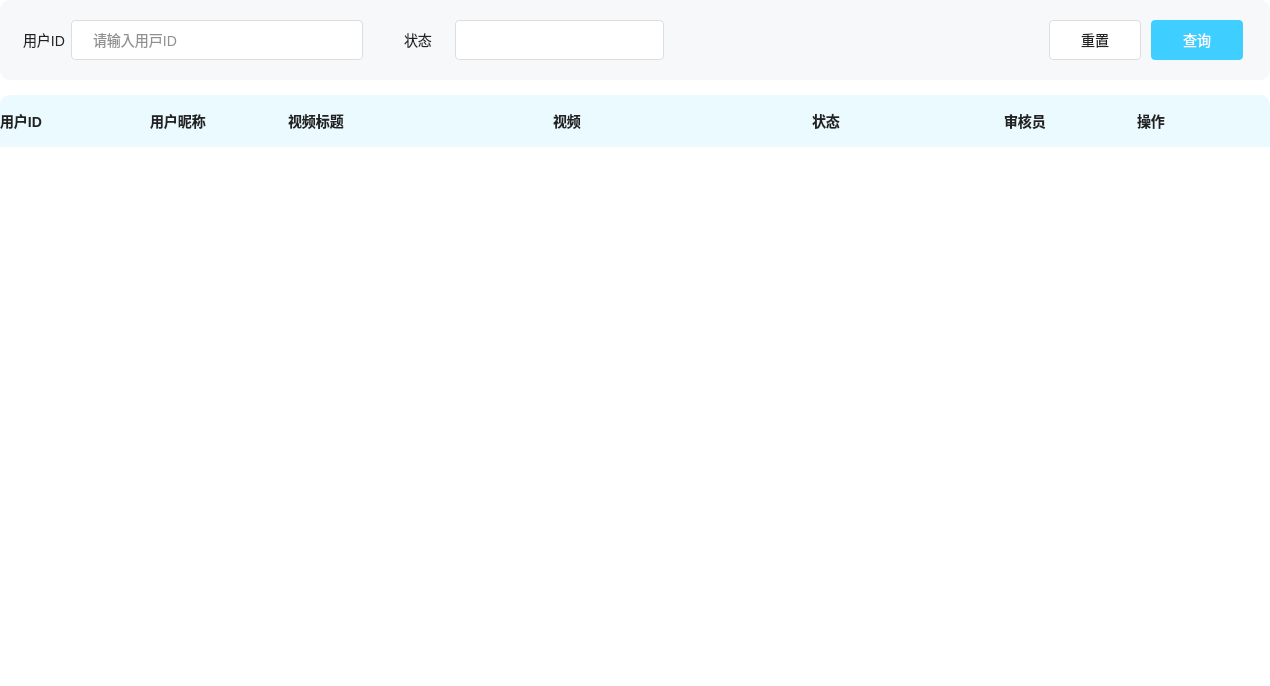
<?xml version="1.0" encoding="UTF-8"?>
<ui version="4.0">
 <class>CheckTable</class>
 <widget class="QWidget" name="CheckTable">
  <property name="geometry">
   <rect>
    <x>0</x>
    <y>0</y>
    <width>1270</width>
    <height>686</height>
   </rect>
  </property>
  <property name="windowTitle">
   <string>Form</string>
  </property>
  <property name="styleSheet">
   <string notr="true"/>
  </property>
  <layout class="QVBoxLayout" name="verticalLayout">
   <property name="spacing">
    <number>0</number>
   </property>
   <property name="leftMargin">
    <number>0</number>
   </property>
   <property name="topMargin">
    <number>0</number>
   </property>
   <property name="rightMargin">
    <number>0</number>
   </property>
   <property name="bottomMargin">
    <number>0</number>
   </property>
   <item>
    <widget class="QWidget" name="checkTableBg" native="true">
     <property name="styleSheet">
      <string notr="true">#checkTableBg
{background:rgb(255, 255, 255)}
*{
font-size : 14px;
font-family : 微软雅⿊;
}
</string>
     </property>
     <layout class="QVBoxLayout" name="verticalLayout_2">
      <property name="spacing">
       <number>0</number>
      </property>
      <property name="leftMargin">
       <number>0</number>
      </property>
      <property name="topMargin">
       <number>0</number>
      </property>
      <property name="rightMargin">
       <number>0</number>
      </property>
      <property name="bottomMargin">
       <number>0</number>
      </property>
      <item>
       <widget class="QWidget" name="inputBtnArea" native="true">
        <property name="minimumSize">
         <size>
          <width>0</width>
          <height>80</height>
         </size>
        </property>
        <property name="maximumSize">
         <size>
          <width>16777215</width>
          <height>80</height>
         </size>
        </property>
        <property name="styleSheet">
         <string notr="true">#inputBtnArea{
background-color: #f7f8fa;
border-radius: 10px;
}</string>
        </property>
        <layout class="QHBoxLayout" name="horizontalLayout">
         <property name="spacing">
          <number>41</number>
         </property>
         <property name="leftMargin">
          <number>23</number>
         </property>
         <property name="topMargin">
          <number>0</number>
         </property>
         <property name="rightMargin">
          <number>27</number>
         </property>
         <property name="bottomMargin">
          <number>0</number>
         </property>
         <item>
          <widget class="QWidget" name="videoUserIdBox" native="true">
           <property name="minimumSize">
            <size>
             <width>340</width>
             <height>0</height>
            </size>
           </property>
           <property name="maximumSize">
            <size>
             <width>340</width>
             <height>16777215</height>
            </size>
           </property>
           <layout class="QHBoxLayout" name="horizontalLayout_2">
            <property name="leftMargin">
             <number>0</number>
            </property>
            <property name="topMargin">
             <number>0</number>
            </property>
            <property name="rightMargin">
             <number>0</number>
            </property>
            <property name="bottomMargin">
             <number>0</number>
            </property>
            <item>
             <widget class="QLabel" name="idLabel">
              <property name="styleSheet">
               <string notr="true">color : #222222;</string>
              </property>
              <property name="text">
               <string>用户ID</string>
              </property>
             </widget>
            </item>
            <item>
             <widget class="QLineEdit" name="userldEdit">
              <property name="minimumSize">
               <size>
                <width>0</width>
                <height>40</height>
               </size>
              </property>
              <property name="maximumSize">
               <size>
                <width>16777215</width>
                <height>40</height>
               </size>
              </property>
              <property name="styleSheet">
               <string notr="true">#userldEdit{
color : #222222;
background: rgb(255, 255, 255);
border-radius : 4px;
border: 1px solid #DCDEE0;
padding-left : 19px;
}</string>
              </property>
              <property name="placeholderText">
               <string>请输⼊⽤⼾ID</string>
              </property>
             </widget>
            </item>
           </layout>
          </widget>
         </item>
         <item>
          <widget class="QWidget" name="videoStatusBox" native="true">
           <property name="minimumSize">
            <size>
             <width>260</width>
             <height>0</height>
            </size>
           </property>
           <property name="maximumSize">
            <size>
             <width>260</width>
             <height>16777215</height>
            </size>
           </property>
           <property name="styleSheet">
            <string notr="true">#videoStatus {
background-color: #FFFFFF;
border: 1px solid #DCDEE0;
border-radius: 4px;
font-size: 14px;
line-height: 40px;
color: #222222;
padding-left: 16px;
}
#videoStatus::drop-down {
border: none;
width: 33px;
}
#videoStatus::down-arrow {
width: 15px;
background-color: transparent;
image: url(:/images/admin/triangle.png);
}
#videoStatus QAbstractItemView {
/* 去掉⿏标悬停在每个 item 上的虚线框 */
outline: 0px;
}
#videoStatus QAbstractItemView::item {
color: #222222;
padding-left:16px;
background-color: #fff;
height: 30px;
}
#videoStatus QAbstractItemView::item:selected {
background-color: #409CE1;
color: #FFFFFF;
}</string>
           </property>
           <layout class="QHBoxLayout" name="horizontalLayout_3">
            <property name="spacing">
             <number>7</number>
            </property>
            <property name="leftMargin">
             <number>0</number>
            </property>
            <property name="topMargin">
             <number>0</number>
            </property>
            <property name="rightMargin">
             <number>0</number>
            </property>
            <property name="bottomMargin">
             <number>0</number>
            </property>
            <item>
             <widget class="QLabel" name="status">
              <property name="minimumSize">
               <size>
                <width>44</width>
                <height>0</height>
               </size>
              </property>
              <property name="maximumSize">
               <size>
                <width>44</width>
                <height>16777215</height>
               </size>
              </property>
              <property name="styleSheet">
               <string notr="true">color : #222222;
</string>
              </property>
              <property name="text">
               <string>状态</string>
              </property>
             </widget>
            </item>
            <item>
             <widget class="QComboBox" name="videoStatus">
              <property name="minimumSize">
               <size>
                <width>0</width>
                <height>40</height>
               </size>
              </property>
              <property name="maximumSize">
               <size>
                <width>16777215</width>
                <height>40</height>
               </size>
              </property>
             </widget>
            </item>
           </layout>
          </widget>
         </item>
         <item>
          <spacer name="horizontalSpacer">
           <property name="orientation">
            <enum>Qt::Orientation::Horizontal</enum>
           </property>
           <property name="sizeHint" stdset="0">
            <size>
             <width>300</width>
             <height>20</height>
            </size>
           </property>
          </spacer>
         </item>
         <item>
          <widget class="QWidget" name="btnOperatorBox" native="true">
           <property name="minimumSize">
            <size>
             <width>194</width>
             <height>0</height>
            </size>
           </property>
           <property name="maximumSize">
            <size>
             <width>194</width>
             <height>16777215</height>
            </size>
           </property>
           <layout class="QHBoxLayout" name="horizontalLayout_4">
            <property name="spacing">
             <number>10</number>
            </property>
            <property name="leftMargin">
             <number>0</number>
            </property>
            <property name="topMargin">
             <number>0</number>
            </property>
            <property name="rightMargin">
             <number>0</number>
            </property>
            <property name="bottomMargin">
             <number>0</number>
            </property>
            <item>
             <widget class="QPushButton" name="resetBtn">
              <property name="minimumSize">
               <size>
                <width>0</width>
                <height>40</height>
               </size>
              </property>
              <property name="maximumSize">
               <size>
                <width>16777215</width>
                <height>40</height>
               </size>
              </property>
              <property name="styleSheet">
               <string notr="true">#resetBtn{
color : #222222;
background-color : #FFFFFF;
border-radius : 4px;
border : 1px solid #DCDEE0;
}</string>
              </property>
              <property name="text">
               <string>重置</string>
              </property>
             </widget>
            </item>
            <item>
             <widget class="QPushButton" name="queryBtn">
              <property name="minimumSize">
               <size>
                <width>0</width>
                <height>40</height>
               </size>
              </property>
              <property name="maximumSize">
               <size>
                <width>16777215</width>
                <height>40</height>
               </size>
              </property>
              <property name="styleSheet">
               <string notr="true">#queryBtn{
background-color : #3ECEFF;
border-radius : 4px;
color : #FFFFFF;
}</string>
              </property>
              <property name="text">
               <string>查询</string>
              </property>
             </widget>
            </item>
           </layout>
          </widget>
         </item>
        </layout>
       </widget>
      </item>
      <item>
       <widget class="QWidget" name="tableTitleArea" native="true">
        <property name="minimumSize">
         <size>
          <width>0</width>
          <height>67</height>
         </size>
        </property>
        <property name="maximumSize">
         <size>
          <width>16777215</width>
          <height>67</height>
         </size>
        </property>
        <property name="styleSheet">
         <string notr="true"/>
        </property>
        <layout class="QVBoxLayout" name="verticalLayout_3">
         <property name="spacing">
          <number>0</number>
         </property>
         <property name="leftMargin">
          <number>0</number>
         </property>
         <property name="topMargin">
          <number>0</number>
         </property>
         <property name="rightMargin">
          <number>0</number>
         </property>
         <property name="bottomMargin">
          <number>0</number>
         </property>
         <item>
          <widget class="QWidget" name="empty" native="true">
           <property name="minimumSize">
            <size>
             <width>0</width>
             <height>15</height>
            </size>
           </property>
           <property name="maximumSize">
            <size>
             <width>16777215</width>
             <height>15</height>
            </size>
           </property>
          </widget>
         </item>
         <item>
          <widget class="QWidget" name="labelBox" native="true">
           <property name="styleSheet">
            <string notr="true">#labelBox{
background-color:rgb(235, 250, 255);
border-top-left-radius: 10px;
border-top-right-radius: 10px;
border-bottom-left-radius: 0;
border-bottom-right-radius: 0;
}
#labelBox QLabel {
font-family : 微软雅⿊;
font-size: 14px;
font-weight: bold;
color: #222222;
line-height: 20px;
}</string>
           </property>
           <layout class="QHBoxLayout" name="horizontalLayout_5">
            <property name="spacing">
             <number>0</number>
            </property>
            <property name="leftMargin">
             <number>0</number>
            </property>
            <property name="topMargin">
             <number>0</number>
            </property>
            <property name="rightMargin">
             <number>0</number>
            </property>
            <property name="bottomMargin">
             <number>0</number>
            </property>
            <item>
             <widget class="QLabel" name="userldLabel">
              <property name="minimumSize">
               <size>
                <width>150</width>
                <height>0</height>
               </size>
              </property>
              <property name="maximumSize">
               <size>
                <width>150</width>
                <height>16777215</height>
               </size>
              </property>
              <property name="text">
               <string>用户ID</string>
              </property>
             </widget>
            </item>
            <item>
             <widget class="QLabel" name="nickNameLabel">
              <property name="minimumSize">
               <size>
                <width>138</width>
                <height>0</height>
               </size>
              </property>
              <property name="maximumSize">
               <size>
                <width>138</width>
                <height>16777215</height>
               </size>
              </property>
              <property name="text">
               <string>用户昵称</string>
              </property>
             </widget>
            </item>
            <item>
             <widget class="QLabel" name="videoTitleLabel">
              <property name="minimumSize">
               <size>
                <width>265</width>
                <height>0</height>
               </size>
              </property>
              <property name="maximumSize">
               <size>
                <width>265</width>
                <height>16777215</height>
               </size>
              </property>
              <property name="text">
               <string>视频标题</string>
              </property>
             </widget>
            </item>
            <item>
             <widget class="QLabel" name="videoLabel">
              <property name="minimumSize">
               <size>
                <width>259</width>
                <height>0</height>
               </size>
              </property>
              <property name="maximumSize">
               <size>
                <width>259</width>
                <height>16777215</height>
               </size>
              </property>
              <property name="text">
               <string>视频</string>
              </property>
             </widget>
            </item>
            <item>
             <widget class="QLabel" name="statusLabel">
              <property name="minimumSize">
               <size>
                <width>192</width>
                <height>0</height>
               </size>
              </property>
              <property name="maximumSize">
               <size>
                <width>192</width>
                <height>16777215</height>
               </size>
              </property>
              <property name="text">
               <string>状态</string>
              </property>
             </widget>
            </item>
            <item>
             <widget class="QLabel" name="checkerLabel">
              <property name="minimumSize">
               <size>
                <width>133</width>
                <height>0</height>
               </size>
              </property>
              <property name="maximumSize">
               <size>
                <width>133</width>
                <height>16777215</height>
               </size>
              </property>
              <property name="text">
               <string>审核员</string>
              </property>
             </widget>
            </item>
            <item>
             <widget class="QLabel" name="operationLabel">
              <property name="minimumSize">
               <size>
                <width>133</width>
                <height>0</height>
               </size>
              </property>
              <property name="maximumSize">
               <size>
                <width>133</width>
                <height>16777215</height>
               </size>
              </property>
              <property name="text">
               <string>操作</string>
              </property>
             </widget>
            </item>
           </layout>
          </widget>
         </item>
        </layout>
       </widget>
      </item>
      <item>
       <widget class="QWidget" name="videoArea" native="true">
        <property name="minimumSize">
         <size>
          <width>0</width>
          <height>480</height>
         </size>
        </property>
        <property name="maximumSize">
         <size>
          <width>16777215</width>
          <height>480</height>
         </size>
        </property>
        <property name="styleSheet">
         <string notr="true">background:rgb(255, 255, 255)</string>
        </property>
        <layout class="QVBoxLayout" name="verticalLayout_4">
         <property name="spacing">
          <number>0</number>
         </property>
         <property name="leftMargin">
          <number>0</number>
         </property>
         <property name="topMargin">
          <number>0</number>
         </property>
         <property name="rightMargin">
          <number>5</number>
         </property>
         <property name="bottomMargin">
          <number>15</number>
         </property>
         <item>
          <widget class="QScrollArea" name="scrollArea">
           <property name="styleSheet">
            <string notr="true">#scrollArea {
border : none;
background-color: #FFFFFF;
}
QScrollBar:vertical{ /*垂直滚动条*/
border : none;
background-color : #FFFFFF;
width : 10px;
}
QScrollBar::handle:vertical{ /*设置垂直滚动条⼿柄*/
border : none;
border-radius : 5px;
background-color : #E8E8E8;
}
QScrollBar::up-arrow:vertical, QScrollBar::down-arrow:vertical {
border:none;
width: 0px;
height: 0px;
}
QScrollBar:horizontal {
height: 0px;
}</string>
           </property>
           <property name="widgetResizable">
            <bool>true</bool>
           </property>
           <widget class="QWidget" name="scrollAreaWidgetContents">
            <property name="geometry">
             <rect>
              <x>0</x>
              <y>0</y>
              <width>1265</width>
              <height>465</height>
             </rect>
            </property>
            <layout class="QVBoxLayout" name="verticalLayout_6">
             <property name="spacing">
              <number>0</number>
             </property>
             <property name="leftMargin">
              <number>0</number>
             </property>
             <property name="topMargin">
              <number>0</number>
             </property>
             <property name="rightMargin">
              <number>0</number>
             </property>
             <property name="bottomMargin">
              <number>0</number>
             </property>
             <item>
              <layout class="QVBoxLayout" name="layout"/>
             </item>
            </layout>
           </widget>
          </widget>
         </item>
        </layout>
       </widget>
      </item>
      <item>
       <widget class="QWidget" name="PaginatorArea" native="true">
        <property name="minimumSize">
         <size>
          <width>0</width>
          <height>0</height>
         </size>
        </property>
        <property name="maximumSize">
         <size>
          <width>16777215</width>
          <height>16777215</height>
         </size>
        </property>
        <property name="styleSheet">
         <string notr="true"/>
        </property>
       </widget>
      </item>
     </layout>
    </widget>
   </item>
  </layout>
 </widget>
 <resources/>
 <connections/>
</ui>
